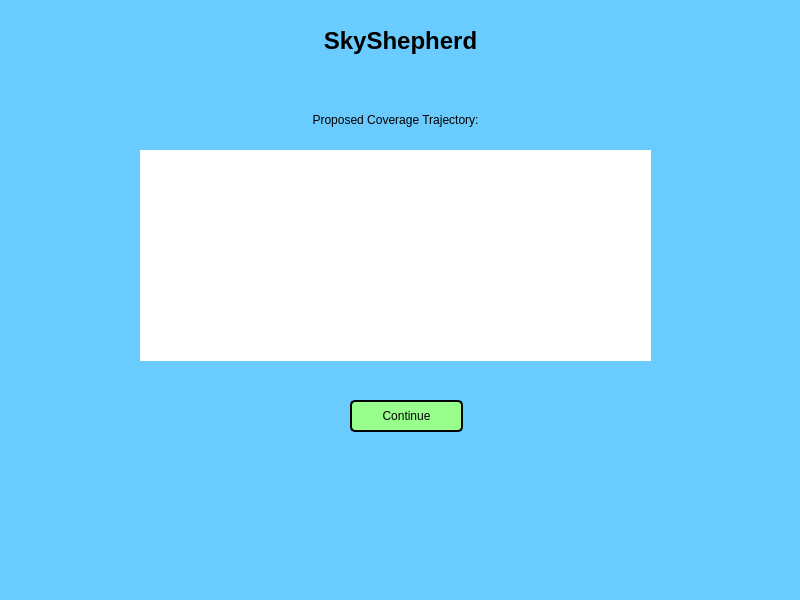
<?xml version="1.0" encoding="UTF-8"?>
<ui version="4.0">
 <class>MainWindow</class>
 <widget class="QMainWindow" name="MainWindow">
  <property name="geometry">
   <rect>
    <x>0</x>
    <y>0</y>
    <width>800</width>
    <height>600</height>
   </rect>
  </property>
  <property name="windowTitle">
   <string>MainWindow</string>
  </property>
  <property name="styleSheet">
   <string notr="true">background-color: rgb(106, 203, 255)</string>
  </property>
  <widget class="QWidget" name="centralwidget">
   <widget class="QLabel" name="title">
    <property name="geometry">
     <rect>
      <x>0</x>
      <y>20</y>
      <width>801</width>
      <height>41</height>
     </rect>
    </property>
    <property name="font">
     <font>
      <family>Helvetica Neue</family>
      <pointsize>18</pointsize>
      <weight>75</weight>
      <italic>false</italic>
      <bold>true</bold>
     </font>
    </property>
    <property name="styleSheet">
     <string notr="true">background-color: rgba(255, 255, 255, 0)</string>
    </property>
    <property name="text">
     <string>SkyShepherd</string>
    </property>
    <property name="alignment">
     <set>Qt::AlignCenter</set>
    </property>
   </widget>
   <widget class="QWidget" name="matplotlibWidget" native="true">
    <property name="geometry">
     <rect>
      <x>140</x>
      <y>150</y>
      <width>511</width>
      <height>211</height>
     </rect>
    </property>
    <property name="styleSheet">
     <string notr="true">background-color: white;</string>
    </property>
   </widget>
   <widget class="QLabel" name="label">
    <property name="geometry">
     <rect>
      <x>0</x>
      <y>110</y>
      <width>791</width>
      <height>20</height>
     </rect>
    </property>
    <property name="styleSheet">
     <string notr="true">background-color: rgba(255, 255, 255, 0)</string>
    </property>
    <property name="text">
     <string>Proposed Coverage Trajectory:</string>
    </property>
    <property name="alignment">
     <set>Qt::AlignCenter</set>
    </property>
   </widget>
   <widget class="QPushButton" name="continue_button">
    <property name="geometry">
     <rect>
      <x>350</x>
      <y>400</y>
      <width>113</width>
      <height>32</height>
     </rect>
    </property>
    <property name="styleSheet">
     <string notr="true">background-color: rgb(152, 255, 140);
border-radius: 5px;
border: 2px solid black;</string>
    </property>
    <property name="text">
     <string>Continue</string>
    </property>
   </widget>
  </widget>
  <widget class="QStatusBar" name="statusbar"/>
 </widget>
 <resources/>
 <connections/>
</ui>
